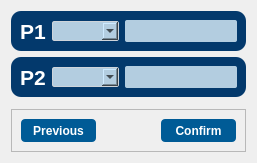
    <widget class="QWidget" name="page_2_port">
     <layout class="QVBoxLayout" name="verticalLayout">
      <item>
       <widget class="QFrame" name="frame_6">
        <property name="styleSheet">
         <string notr="true">QFrame{
	
	background-color: rgb(3,57,108);
	color: rgb(220, 220, 220);
	border-radius: 10px;
}</string>
        </property>
        <property name="frameShape">
         <enum>QFrame::StyledPanel</enum>
        </property>
        <property name="frameShadow">
         <enum>QFrame::Raised</enum>
        </property>
        <layout class="QHBoxLayout" name="horizontalLayout_10">
         <item alignment="Qt::AlignHCenter">
          <widget class="QLabel" name="label_4">
           <property name="maximumSize">
            <size>
             <width>150</width>
             <height>20</height>
            </size>
           </property>
           <property name="font">
            <font>
             <family>Segoe UI</family>
             <pointsize>16</pointsize>
             <weight>75</weight>
             <bold>true</bold>
            </font>
           </property>
           <property name="styleSheet">
            <string notr="true">color: rgb(255, 255, 255);</string>
           </property>
           <property name="text">
            <string>P1</string>
           </property>
          </widget>
         </item>
         <item>
          <widget class="QComboBox" name="p1_board_comboBox_2_port">
           <property name="maximumSize">
            <size>
             <width>150</width>
             <height>20</height>
            </size>
           </property>
           <property name="font">
            <font>
             <family>Segoe UI</family>
            </font>
           </property>
           <property name="styleSheet">
            <string notr="true">QComboBox{
	background-color: rgb(179,205,224);
	border: 1px solid #ced4da;
	border-radius: 2px;
	padding-left: 5px;
}

QComboBox:on{
	border:2px solid #c2dbfe
}

QComboBox QListView{
	
	
	color: #fff;
	font-size:12px;
	border:1px solid rgba(0, 0, 0, 10%);
	padding: 5px;
	background-color: #b3cde0;
	outline: 10px;
}


</string>
           </property>
          </widget>
         </item>
         <item alignment="Qt::AlignHCenter">
          <widget class="QLineEdit" name="p1_lineEdit_2_port">
           <property name="maximumSize">
            <size>
             <width>150</width>
             <height>22</height>
            </size>
           </property>
           <property name="font">
            <font>
             <family>Segoe UI</family>
            </font>
           </property>
           <property name="styleSheet">
            <string notr="true">QLineEdit{
	background-color: rgb(179,205,224);
	border-radius: 2px;
	padding: 3px;
}

QLineEdit::focus{
	border: 2px solid white;
	
	background-color: rgb(222, 222, 222);
}
</string>
           </property>
          </widget>
         </item>
        </layout>
       </widget>
      </item>
      <item>
       <widget class="QFrame" name="frame_3">
        <property name="font">
         <font>
          <family>Segoe UI</family>
         </font>
        </property>
        <property name="styleSheet">
         <string notr="true">QFrame{
	
	background-color: rgb(3,57,108);
	color: rgb(220, 220, 220);
	border-radius: 10px;
}</string>
        </property>
        <property name="frameShape">
         <enum>QFrame::StyledPanel</enum>
        </property>
        <property name="frameShadow">
         <enum>QFrame::Raised</enum>
        </property>
        <layout class="QHBoxLayout" name="horizontalLayout_11">
         <item alignment="Qt::AlignHCenter">
          <widget class="QLabel" name="label_5">
           <property name="maximumSize">
            <size>
             <width>150</width>
             <height>20</height>
            </size>
           </property>
           <property name="font">
            <font>
             <family>Segoe UI</family>
             <pointsize>16</pointsize>
             <weight>75</weight>
             <bold>true</bold>
            </font>
           </property>
           <property name="styleSheet">
            <string notr="true">color: rgb(255, 255, 255);</string>
           </property>
           <property name="text">
            <string>P2</string>
           </property>
          </widget>
         </item>
         <item>
          <widget class="QComboBox" name="p2_board_comboBox_2_port">
           <property name="maximumSize">
            <size>
             <width>150</width>
             <height>20</height>
            </size>
           </property>
           <property name="font">
            <font>
             <family>Segoe UI</family>
            </font>
           </property>
           <property name="styleSheet">
            <string notr="true">QComboBox{
	background-color: rgb(179,205,224);
	border: 1px solid #ced4da;
	border-radius: 2px;
	padding-left: 5px;
}

QComboBox:on{
	border:2px solid #c2dbfe
}

QComboBox QListView{
	
	
	color: #fff;
	font-size:12px;
	border:1px solid rgba(0, 0, 0, 10%);
	padding: 5px;
	background-color: #b3cde0;
	outline: 10px;
}


</string>
           </property>
          </widget>
         </item>
         <item alignment="Qt::AlignHCenter">
          <widget class="QLineEdit" name="p2_lineEdit_2_port">
           <property name="maximumSize">
            <size>
             <width>150</width>
             <height>22</height>
            </size>
           </property>
           <property name="font">
            <font>
             <family>Segoe UI</family>
            </font>
           </property>
           <property name="styleSheet">
            <string notr="true">QLineEdit{
	background-color: rgb(179,205,224);
	border-radius: 2px;
	padding: 3px;
}

QLineEdit::focus{
	border: 2px solid white;
	
	background-color: rgb(222, 222, 222);
}
</string>
           </property>
          </widget>
         </item>
        </layout>
       </widget>
      </item>
      <item>
       <widget class="QFrame" name="frame_8">
        <property name="frameShape">
         <enum>QFrame::StyledPanel</enum>
        </property>
        <property name="frameShadow">
         <enum>QFrame::Raised</enum>
        </property>
       </widget>
      </item>
      <item>
       <widget class="QFrame" name="frame_7">
        <property name="frameShape">
         <enum>QFrame::StyledPanel</enum>
        </property>
        <property name="frameShadow">
         <enum>QFrame::Raised</enum>
        </property>
        <layout class="QHBoxLayout" name="horizontalLayout_12">
         <item alignment="Qt::AlignLeft">
          <widget class="QPushButton" name="previous_button_2_port">
           <property name="minimumSize">
            <size>
             <width>75</width>
             <height>23</height>
            </size>
           </property>
           <property name="font">
            <font>
             <family>Segoe UI</family>
             <weight>75</weight>
             <bold>true</bold>
            </font>
           </property>
           <property name="styleSheet">
            <string notr="true">QPushButton{
	background-color: rgb(0,91,150);
	color: rgb(255, 255, 255);
	border-radius:4px;
}

QPushButton::hover{
	background-color: rgb(0, 123, 199);
}

QPushButton::pressed{
	border: 2px solid #b3cde0;
}
</string>
           </property>
           <property name="text">
            <string>Previous</string>
           </property>
          </widget>
         </item>
         <item alignment="Qt::AlignRight">
          <widget class="QPushButton" name="confirm_button_2_port">
           <property name="minimumSize">
            <size>
             <width>75</width>
             <height>23</height>
            </size>
           </property>
           <property name="font">
            <font>
             <family>Segoe UI</family>
             <weight>75</weight>
             <bold>true</bold>
            </font>
           </property>
           <property name="styleSheet">
            <string notr="true">QPushButton{
	background-color: rgb(0,91,150);
	color: rgb(255, 255, 255);
	border-radius:4px;
}

QPushButton::hover{
	background-color: rgb(0, 123, 199);
}

QPushButton::pressed{
	border: 2px solid #b3cde0;
}
</string>
           </property>
           <property name="text">
            <string>Confirm</string>
           </property>
          </widget>
         </item>
        </layout>
       </widget>
      </item>
     </layout>
    </widget>
